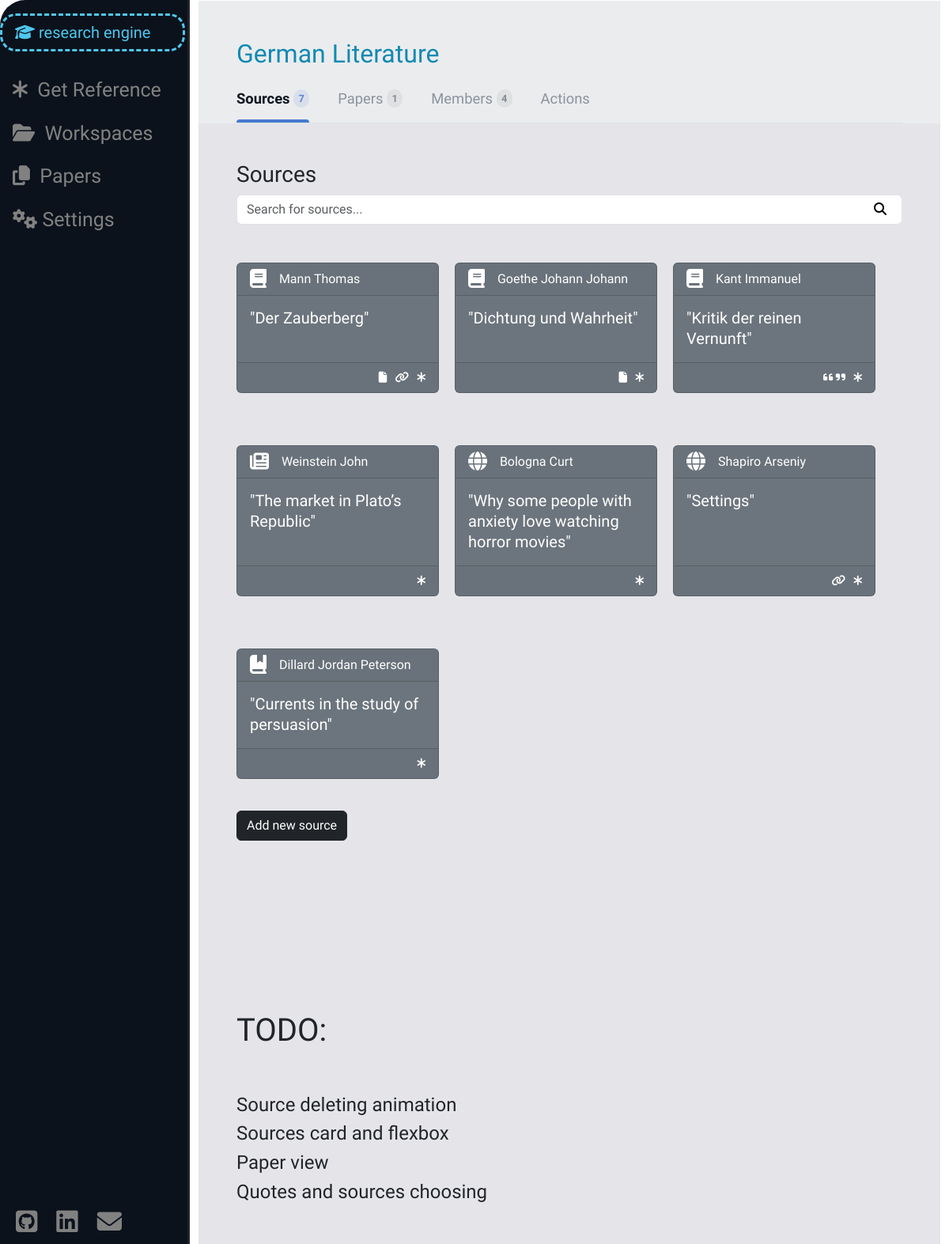
/work_space/31 (signed in), run on the app's committed database.
### work_space/models.py (models this page shows, shortened)
class WorkSpace(models.Model):
    owner = models.ForeignKey(User, on_delete=models.CASCADE, related_name="work_spaces")
    members = models.ManyToManyField(User, related_name="guest_work_spaces")
    title = models.CharField(max_length=50)
    archived = models.BooleanField(default=False)
    def __str__(self):
        return self.title
    def get_user_status(self, user: User) -> str | None:
        if user == self.owner:
            return "owner"
        elif user in self.members.all():
            return "member"
        return None

### bookshelf/models.py (models this page shows, shortened)
class Source(models.Model):
    real_type = models.ForeignKey(ContentType, editable=False, on_delete=models.CASCADE)
    work_space = models.ForeignKey(WorkSpace, on_delete=models.CASCADE, related_name="sources")
    user = models.ForeignKey(User, on_delete=models.CASCADE, related_name="sources")
    title = models.CharField(max_length=100)
    author = models.CharField(max_length=70, blank=True)
    year = models.CharField(max_length=4, blank=True)
    link = models.URLField(max_length=40, blank=True)
    has_file = models.BooleanField(default=False)
    def cast(self):
        return self.real_type.get_object_for_this_type(pk=self.pk)
    def get_file(self) -> SourceFile | None:
        try:
            return SourceFile.objects.get(source=self)
        except ObjectDoesNotExist:
            return None
    def get_type(self) -> str:
        source_type = self.cast()
        match source_type:
            case Book():
                return "book"
            case Article():
                return"article"
            case Chapter():
                return "chapter"
            case Webpage():
                return "webpage"

### work_space/views.py (the view)
# urls.py: path("work_space/<int:space_id>", views.work_space_view, name="space_view"),
@login_required
def work_space_view(request, space_id):
    space = check_work_space(space_id, request.user)
    members = space.members.all()
    sources = get_work_space_sources(space)
    space_papers = space.papers.filter(archived=False)
    work_space_data = {
        "space": space,
        "sources": sources,
        "space_papers": space_papers,
        "owner": space.owner,
        "members": members,
        "user_status": space.get_user_status(request.user),
        "number_of_members": len(members) + 1, # 1 = Owner
        "space_has_sources": bool(sources),
        "number_of_sources": len(sources),
        "number_of_papers": len(space_papers),
        "new_paper_form": NewPaperForm(),
        "book_form": BookForm(),
        "article_form": ArticleForm(),
        "chapter_form": ChapterForm(),
        "webpage_form": WebpageForm(),
        "rename_form": RenameSpaceForm().set_initial(space.title),
        "work_spaces": get_user_work_spaces(request.user),
        "papers": get_user_papers(request.user),
    }
    return render(request, "work_space.html", work_space_data)

### paper_work/forms.py (shortened to what this page needs)
class NewPaperForm(forms.Form):
    title = forms.CharField(widget=forms.TextInput(attrs={
        "type": "text",
        "id": "title-field",
        "class": CLASS_,
        "autocomplete": "off",
        "placeholder": "Paper title"})
    )

### bookshelf/forms.py
class BookForm(CommonFields):
    source_type = SourceTypes.book
    title = forms.CharField(widget=forms.TextInput(attrs={
        "type": "text",
        "id": "title-field",
        "class": CLASS_,
        "autocomplete": "off",
        "placeholder": "Book title"})
    )
    publishing_house = forms.CharField(widget=forms.TextInput(attrs={
        "type": "text",
        "id": "publishing-house-field",
        "class": CLASS_,
        "autocomplete": "off",
        "placeholder": "Publishing House"})
    )
    year = forms.IntegerField(widget=forms.NumberInput(attrs={
        "type": "number",
        "id": "book-year-field",
        "class": CLASS_,
        "autocomplete": "off",
        "placeholder": "Publishing year"})
    )

### paper_work/models.py (called while the page is built)
    def __str__(self):
        return self.title

### user_management/helpers.py (called while the page is built)
def get_user_work_spaces(user: User, archived=False) -> list:
    return list(user.work_spaces.filter(archived=archived)) + list(user.guest_work_spaces.filter(archived=archived))

def get_user_papers(user: User, archived=False):
    return user.papers.filter(archived=archived)

### user_management/models.py (called while the page is built)
    def __str__(self):
        return f"{self.first_name} {self.last_name}"

### utils/verification.py (called while the page is built)
def check_work_space(space_id: int, user: User) -> WorkSpace | Http404 | PermissionDenied:
    try:
        space = WorkSpace.objects.get(pk=space_id)
    except ObjectDoesNotExist:
        raise Http404
    else:
        if space.owner != user and user not in space.members.all():
            raise PermissionDenied
    return space

### work_space/forms.py (called while the page is built)
    def set_initial(self, space_title: str):
        self.fields["title"].initial = space_title
        return self

### work_space/view_helpers.py (called while the page is built)
def get_work_space_sources(space: WorkSpace) -> list:
    sources: list = []
    for source in space.sources.all():
        source: Source
        source_dict: dict = model_to_dict(source)
        source_dict["type"] = source.get_type()
        if source.has_file:
            source_dict["file_id"] = source.get_file().pk
        else:
            source_dict["file_id"] = None
        if source.quotes.all():
            source_dict["has_quotes"] = True
        else:
            source_dict["has_quotes"] = False
        sources.append(source_dict)
    return sources

### templates/work_space.html (shortened to what this page needs)
{% extends "layout.html" %}
{% load static %}
{% block header %}
   {{ space }}&nbsp;
{% endblock %}
{% block nav-links %}
    <nav class="nav-tabs" id="nav-tabs">
        <a onclick="show_area('sources-area');return false" href="#" type="button" class="active">
            Sources&nbsp;<span>{{ number_of_sources }}</span>
        </a>
        <a onclick="show_area('papers-area');return false" href="#" type="button">
            Papers&nbsp;<span>{{ number_of_papers }}</span>
        </a>
        <a onclick="show_area('members-area');return false" href="#" type="button">
            Members&nbsp;<span>{{ number_of_members }}</span>
        </a>
        <a onclick="show_area('actions-area');return false" href="#" type="button">
            Actions
        </a>
    </nav>
{% endblock %}
{% block body %}
    <div class="workspace-area" id="sources-area">
        <h3>Sources</h3>
        <div class="sources-search">
            <i class="fa fa-search"></i>
            <input onkeyup="search_source()" id="search_box" class="form-control form-input" type="text" placeholder="Search for sources...">
        </div>
        <br><br>
        <div id="sources-container">
            {% for source in sources %}
                <div onclick="load_and_show_source_space('{{ source.id }}')" id="source-card-{{ source.id }}" class="card text-bg-secondary mb-3 pointy-cursor source-card" data-bs-toggle="modal" data-bs-target="#source-space-modal-{{ source.id }}" style="max-width: 16rem;">
                    <div class="card-header source-author">
                        {% if source.type == 'book' %}
                            <span><i class="fa-solid fa-book fa-xl"></i></span>
                        {% elif source.type == 'article' %}
                            <span><i class="fa-solid fa-newspaper fa-xl"></i></span>
                        {% elif source.type == 'chapter' %}
                            <span><i class="fa-solid fa-book-bookmark fa-xl"></i></span>
                        {% elif source.type == 'webpage' %}
                            <span><i class="fa-solid fa-globe fa-xl"></i></span>
                        {% endif %}
                        {{ source.author }}
                    </div>
                    <div class="card-body">
                        <h5 class="card-title source-button source-title">"{{ source.title }}"</h5>
                    </div>
                    <div class="card-footer source-card-footer">
                        <small class="text-body-secondary source-incons-div">
                            <div class="source-icons">
                                {% if source.has_file %}
                                    <div class="source-icon">
                                        <i class="fa-solid fa-file"></i>
                                    </div>
                                {% endif %}
                                {% if source.link %}
                                    <div class="source-icon">
                                        <i class="fa-solid fa-link"></i>
                                    </div>
                                {% endif %}
                                {% if source.has_quotes %}
                                <div class="source-icon">
                                    <i class="fa-solid fa-quote-left"></i>
                                    <i class="fa-solid fa-quote-right"></i>
                                </div>
                                {% endif %}
                                <div class="source-icon">
                                    <strong><i class="fa-solid fa-asterisk"></i></strong>
                                </div>
                            </div>
                        </small>
                    </div>
                </div>
            {% endfor %}
        </div>
        <br>
        <button type="button" class="btn btn-dark" data-bs-toggle="modal" data-bs-target="#new-source">
            Add new source
        </button>
    </div>
    <br><br><br><br><br><br>
    <br><br><br>
    <h1>TODO:</h1>
    <br><br>
    <h4>Source deleting animation</h4>
    <h4>Sources card and flexbox</h4>
    <h4>Paper view</h4>
    <h4>Quotes and sources choosing</h4>
{% endblock %}

### templates/layout.html (shortened to what this page needs)
{% load static %}
<!DOCTYPE html>
<html lang="en">
    <head>
        <link href="{% static 'css/styles.css' %}" rel="stylesheet">
        <link href="https://cdn.jsdelivr.net/npm/bootstrap@5.3.2/dist/css/bootstrap.min.css" rel="stylesheet">
    </head>
    <body>
        <div class="sidenav">
            <div id="re">
                {% if user.is_authenticated and not invitation %}
                    <div id="re-main-button" class="pointy-cursor" onclick="openNav()">
                        <i class="fa-solid fa-graduation-cap"></i>
                        research engine
                    </div>
                {% else %}
                    <div id="re-main-button">
                        <i class="fa-solid fa-graduation-cap"></i>
                        research engine
                    </div>
                {% endif %}
            </div>
            <div id="sidenav-closed-view">
                <a class="mt-4" href="{% url 'website:lobby' %}"><i class="fa-solid fa-asterisk"></i>&nbsp;&nbsp;Get Reference</a>
                {% if user.is_authenticated %}
                    <div>
                        {% if work_spaces %}
                            <a onclick="dropdown_spaces()" class="dropbtn pointy-cursor"><i class="fa-solid fa-folder-open"></i>&nbsp;&nbsp;Workspaces</a>
                        {% endif %}
                        {% if papers %}
                            <a onclick="dropdown_papers()" class="dropbtn pointy-cursor"><i class="fa-solid fa-copy"></i>&nbsp;&nbsp;Papers</a>
                        {% endif %}
                    </div>
                    <a href="{% url 'website:account_settings' %}"><i class="fa-solid fa-gears"></i>&nbsp;Settings</a>
                {% endif %}
                <nav id="footer-menu" class="nav pb-1 ps-1">
                    <a href="https://github.com/Arseniy007" class="footer-link"><i class="fa-brands fa-square-github fa-lg"></i></a>
                    <a href="https://www.linkedin.com/in/arseniy-shapiro-162932289" class="footer-link"><i class="fa-brands fa-linkedin fa-lg"></i></a>
                    <a id="email-link" class="footer-link pointy-cursor" data-bs-toggle="popover" data-bs-title="Contact me :)" data-bs-content="arseniy.shapiro@gmail.com" data-html="true"><i class="fa-solid fa-envelope fa-lg"></i></a>
                </nav>
            </div>
        </div>
        <main>
            {% block headless %}
                <header id="header">
                    <h2 id="header-text">{% block header %}R.E.{% endblock %}</h2>
                    {% block nav-links %}{% endblock %}
                </header>
                <div id="content">
                    <div>
                        {% block body %}{% endblock %}
                    </div>
                </div>
            {% endblock %}
        </main>
    </body>
</html>

### static/css/styles.css (style rules this page uses)
body { padding-top: 0; background-color: #0b121b; min-height: 100%; }
main { margin-left: 240px; padding: 0px 10px; position: relative; border-top-left-radius: 2rem; font-family: 'Special Elite', serif; margin-bottom: 0; border: 1px solid transparent; min-height: 100%; }
#content { background-color: #e5e5e9; padding: 3rem; height: 100%; }
.sidenav { height: 100%; width: 240px; position: fixed; z-index: 1; top: 0; left: 0; border-top-left-radius: 2rem; border-top-right-radius: -0.5rem; background: #0b121b; overflow-x: hidden; transition: 0.5s; padding-top: 15px; border-right: solid; }
.sidenav a { padding: 6px 8px 6px 16px; margin-bottom: 5px; text-decoration: none; font-size: 25px; color: #818181; display: block; transition: 0.3s; font-family: 'Special Elite', serif; }
#re { margin-top: 2px; margin-bottom: 15px; }
#re-main-button { padding: 6px 8px 6px 16px; text-decoration: none; font-size: 20px; font-family: 'Special Elite', serif; color: #4fc7ee; display: block; border-style: dashed; margin-right: 3px; border-radius: 20px; }
header { padding: 3rem 3rem 0 3rem; background-color: #ebecee; }
.nav-tabs a, .nav-link { margin-right: 2rem; display: inline-block; padding: 1rem 0 1rem 0; font-size: 1.15rem; color: #8c939e; position: relative; }
.nav-tabs a.active { color: #101620; font-weight: 600; }
.nav-tabs a.active span { background: #d9dfea; color: #5887d1; }
.nav-tabs a.active::after { content: ""; position: absolute; bottom: 0; left: 0; width: 100%; height: 4px; background: #457ace; border-top-right-radius: 10px; border-top-left-radius: 10px; }
.nav-tabs a span { border-radius: 10px; font-size: 0.8rem; padding: 0.25rem 0.4rem; font-weight: 600; vertical-align: middle; position: relative; top: -2px; background: #dfe0e2; color: #868d99; }
.sources-search { position: relative; }
.fa-search { position: absolute; top: 10px; right: 20px; color: #000000; }
.source-icon, .source-button { display: inline; color: white; }
.source-card-footer { margin-top: auto; padding: 1rem 1.25rem; display: flex; align-items: center; justify-content: flex-end; }
#sources-container { display: flex; flex-direction: row; flex-wrap: wrap; column-gap: 20px; row-gap: 50px; }
.source-card { width: 300px; }
.pointy-cursor { cursor: pointer; }
a:link { text-decoration: none; }
#footer-menu { position: absolute; bottom: 0; }
.footer-link { color: black; }
.light-blue, #header-text, #form-header { color: #118ab2; }

### data on the page
WorkSpace: title "German Literature"
Source: author "Mann Thomas", title "Der Zauberberg"
Source: author "Goethe Johann Johann", title "Dichtung und Wahrheit"
Source: author "Kant Immanuel", title "Kritik der reinen Vernunft"
Source: author "Weinstein John", title "The market in Plato’s Republic"
Source: author "Bologna Curt", title "Why some people with anxiety love watching horror movies"
Source: author "Shapiro Arseniy", title "Settings"
Source: author "Dillard Jordan Peterson", title "Currents in the study of persuasion"

### other printed values
{{ number_of_sources }} "7"
{{ number_of_papers }} "1"
{{ number_of_members }} "4"
